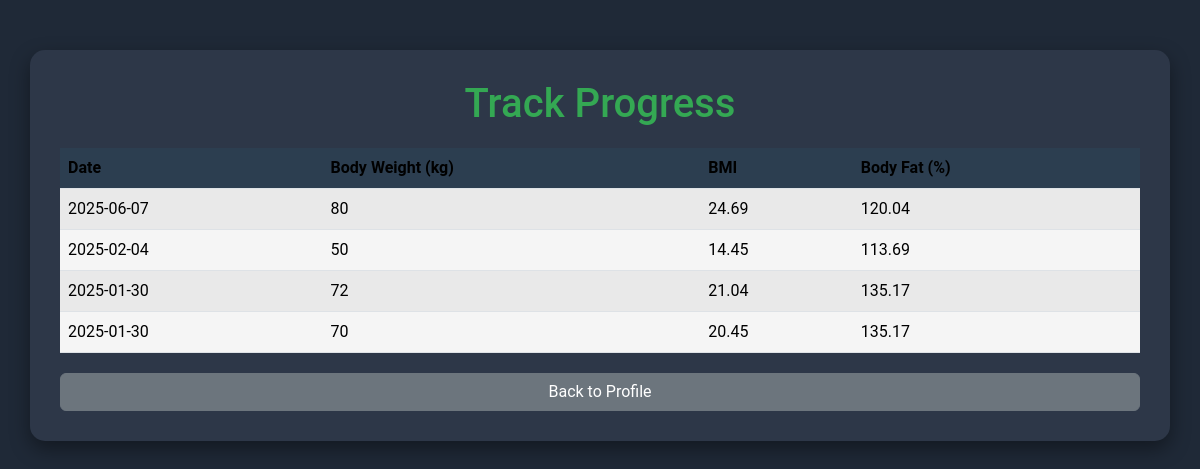
Screenshot of /track_progress.php (signed in) with the database file from the repository.
### tables this page shows
CREATE TABLE `progresstracking` (
  `progress_id` int(11) NOT NULL,
  `user_id` int(11) DEFAULT NULL,
  `body_weight` float DEFAULT NULL,
  `lifted_weights` float DEFAULT NULL,
  `bmi` float DEFAULT NULL,
  `body_fat_percentage` float DEFAULT NULL,
  `created_at` timestamp NOT NULL DEFAULT current_timestamp()
);

### track_progress.php (the view, shortened to what this page needs)
<?php
require 'db_connect.php';
$user_id = $_SESSION['user_id'];
$sql = "SELECT progress_id, body_weight, bmi, body_fat_percentage, DATE(created_at) as progress_date
        FROM progresstracking
        WHERE user_id = ?
        ORDER BY created_at DESC";
$stmt = $conn->prepare($sql);
$stmt->bind_param("i", $user_id);
$stmt->execute();
$result = $stmt->get_result();
?>
<!DOCTYPE html>
<html lang="en">
<head>
    <link href="https://cdn.jsdelivr.net/npm/bootstrap@5.3.3/dist/css/bootstrap.min.css" rel="stylesheet">
</head>
<body>
    <div class="container">
        <h1>Track Progress</h1>
        <?php if ($result->num_rows > 0) : ?>
            <table class="table table-striped">
                <thead>
                    <tr>
                        <th>Date</th>
                        <th>Body Weight (kg)</th>
                        <th>BMI</th>
                        <th>Body Fat (%)</th>
                    </tr>
                </thead>
                <tbody>
                    <?php while ($row = $result->fetch_assoc()) : ?>
                        <tr>
                            <td><?php echo htmlspecialchars($row['progress_date']); ?></td>
                            <td><?php echo htmlspecialchars($row['body_weight']); ?></td>
                            <td><?php echo htmlspecialchars($row['bmi']); ?></td>
                            <td><?php echo htmlspecialchars($row['body_fat_percentage']); ?></td>
                        </tr>
                    <?php endwhile; ?>
                </tbody>
            </table>
        <?php else : ?>
            <p class="text-center text-muted">No progress data available yet. Start tracking your progress!</p>
        <?php endif; ?>
        <a href="profile.php" class="btn btn-secondary btn-back">Back to Profile</a>
    </div>
</body>
</html>

### track_progress.php (style rules this page uses)
body { background-color: #1f2937; color: #d1d5db; font-family: 'Roboto', sans-serif; }
.container { margin-top: 50px; background-color: #2d3748; padding: 30px; border-radius: 15px; box-shadow: 0 8px 20px rgba(0, 0, 0, 0.4); }
h1 { color: #34a853; text-align: center; margin-bottom: 20px; }
.table { color: #d1d5db; }
.table th { background-color: #2c3e50; }
.table td { background-color: whitesmoke; border-top: 1px solid #4a5568; }
.table th, .table td { vertical-align: middle; }
.btn-back { margin-top: 20px; display: block; width: 100%; text-align: center; }

### rows the page displays
progresstracking: progress_date "2025-06-07", body_weight "80", bmi "24.69", body_fat_percentage "120.04"
progresstracking: progress_date "2025-02-04", body_weight "50", bmi "14.45", body_fat_percentage "113.69"
progresstracking: progress_date "2025-01-30", body_weight "72", bmi "21.04", body_fat_percentage "135.17"
progresstracking: progress_date "2025-01-30", body_weight "70", bmi "20.45", body_fat_percentage "135.17"
